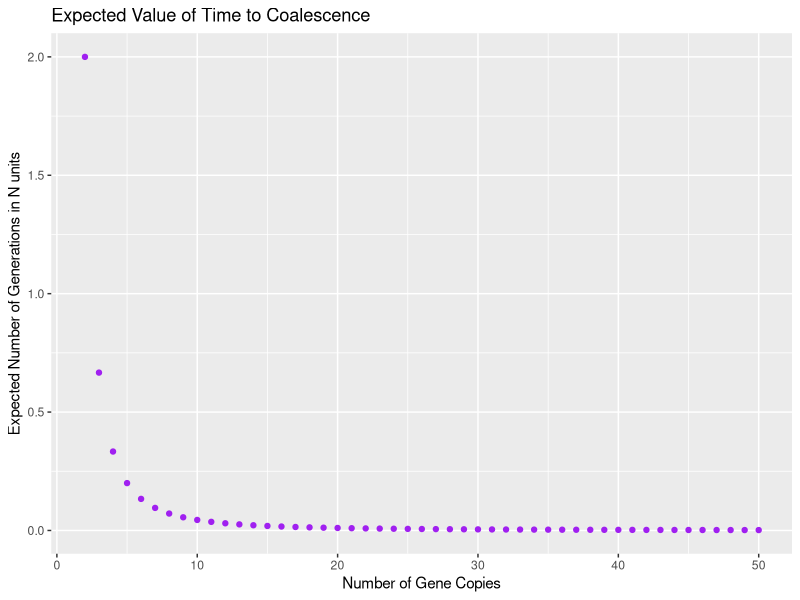
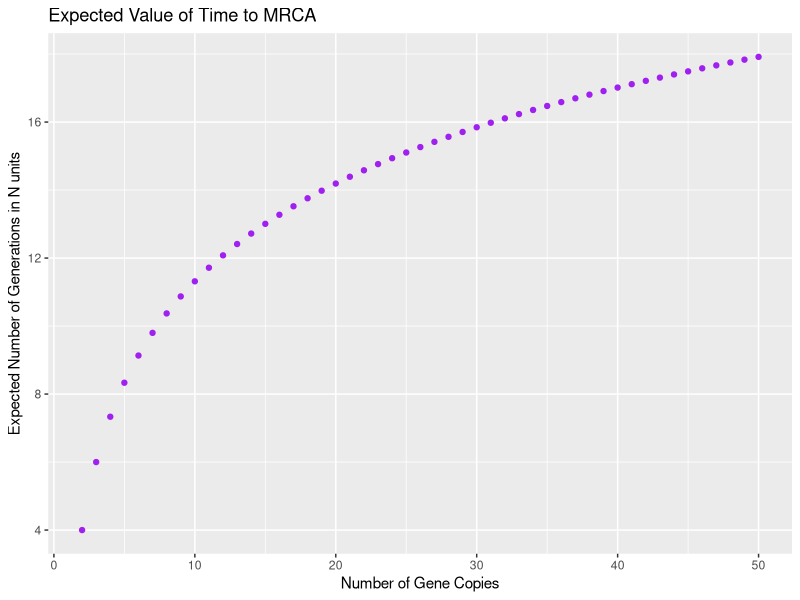
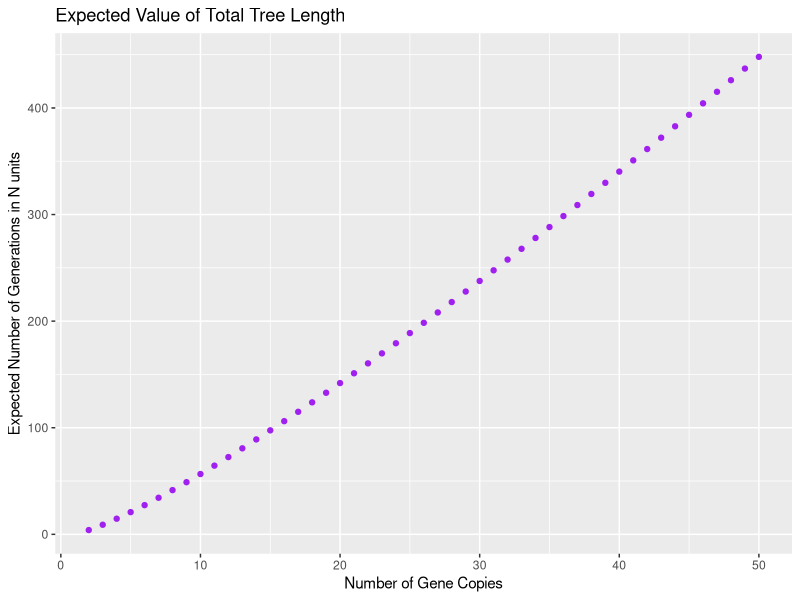
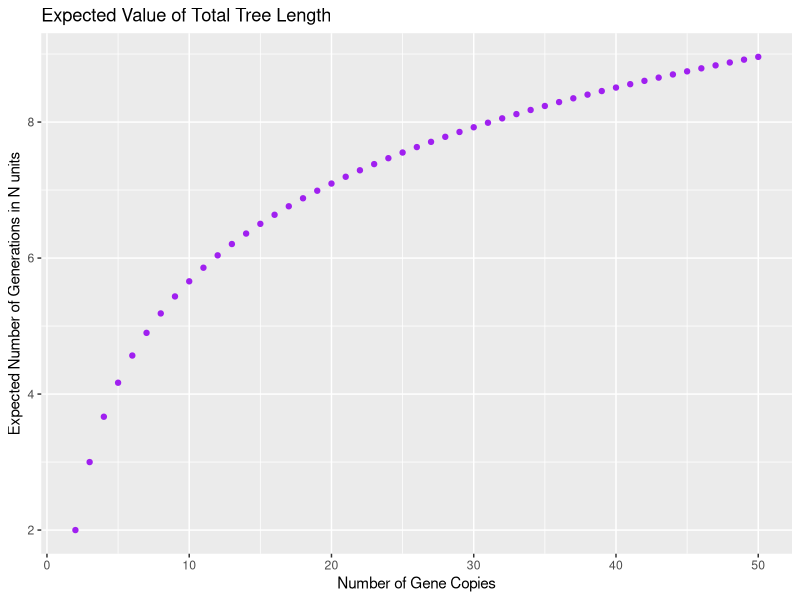

Reproduce these figures in R, in order.
library(ggplot2)


#Time to first coalescent event
E_coalesce <- function(gene_copies){
  E_coal_data <- NULL
  for(k in gene_copies){
    t = 2/((k*(k-1))/2)
    E_coal_data <- append(E_coal_data, t)
  }
  return(E_coal_data)
}

#Time to MRCA
E_MRCA <- function(gene_copies){
  E_MRCA_data <- NULL
  for(n in gene_copies){
    k_values <- 2:n
    t_values <- NULL
    for(k in k_values){
      t = 2/((k*(k-1))/2)
      t_values <- append(t_values, k*t) 
    }
  E_MRCA_data <- append(E_MRCA_data, sum(t_values))
  }
  return(E_MRCA_data)
}

#Total Tree Length
E_TTL <- function(gene_copies){
  E_TTL_data <- NULL
  for(n in gene_copies){
    k_values <- 2:n
    t_values <- NULL
    for(k in k_values){  
    t = (2*k)/((k*(k-1))/n)
    t_values <- append(t_values, t)
    }
    E_TTL_data <- append(E_TTL_data, sum(t_values))
  }
  return(E_TTL_data)
}

E_TTL2 <- function(gene_copies){
  E_TTL2_data <- NULL
  for(n in gene_copies){
    i_values <- 1:(n-1)
    t_values <- NULL
    for(i in i_values){
      t = 1/i
      t_values <- append(t_values, t)
    }
    E_TTL2_data <- append(E_TTL2_data, 2*sum(t_values))
  }
  return(E_TTL2_data)
}

genecopies = 2:50
coalesce = E_coalesce(genecopies)
MRCA = E_MRCA(genecopies)
TTL = E_TTL(genecopies)
TTL2 = E_TTL2(genecopies)

Data <- data.frame(genecopies, coalesce, MRCA, TTL, TTL2)

#Graph
ggplot(Data, aes(genecopies, coalesce)) +
  geom_point(color = "purple") +
  labs(x = "Number of Gene Copies", y = "Expected Number of Generations in N units", title = "Expected Value of Time to Coalescence")

ggplot(Data, aes(genecopies, MRCA)) +
  geom_point(color = "purple") +
  labs(x = "Number of Gene Copies", y = "Expected Number of Generations in N units", title = "Expected Value of Time to MRCA")

ggplot(Data, aes(genecopies, TTL)) +
  geom_point(color = "purple") +
  labs(x = "Number of Gene Copies", y = "Expected Number of Generations in N units", title = "Expected Value of Total Tree Length")

ggplot(Data, aes(genecopies, TTL2)) +
  geom_point(color = "purple") +
  labs(x = "Number of Gene Copies", y = "Expected Number of Generations in N units", title = "Expected Value of Total Tree Length")
